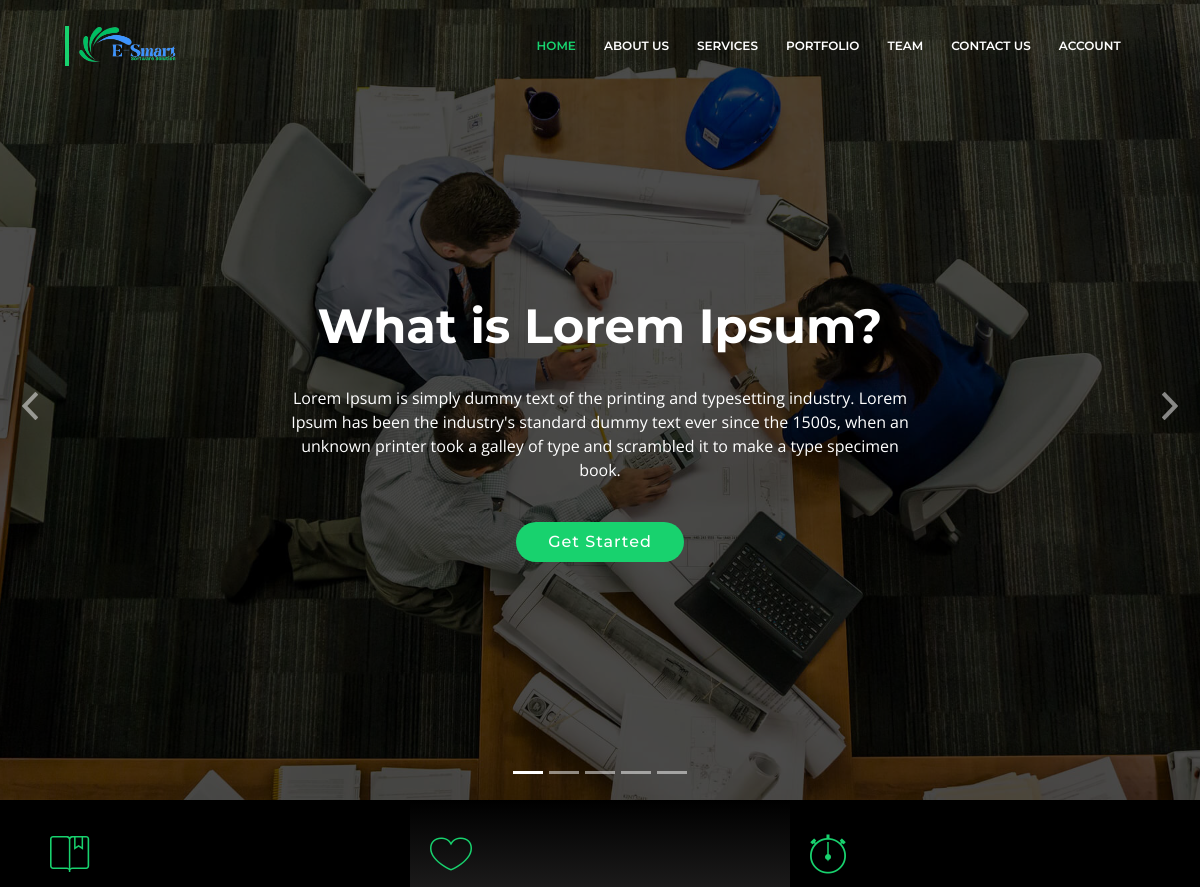
Before: / (upper part) with the older database file.
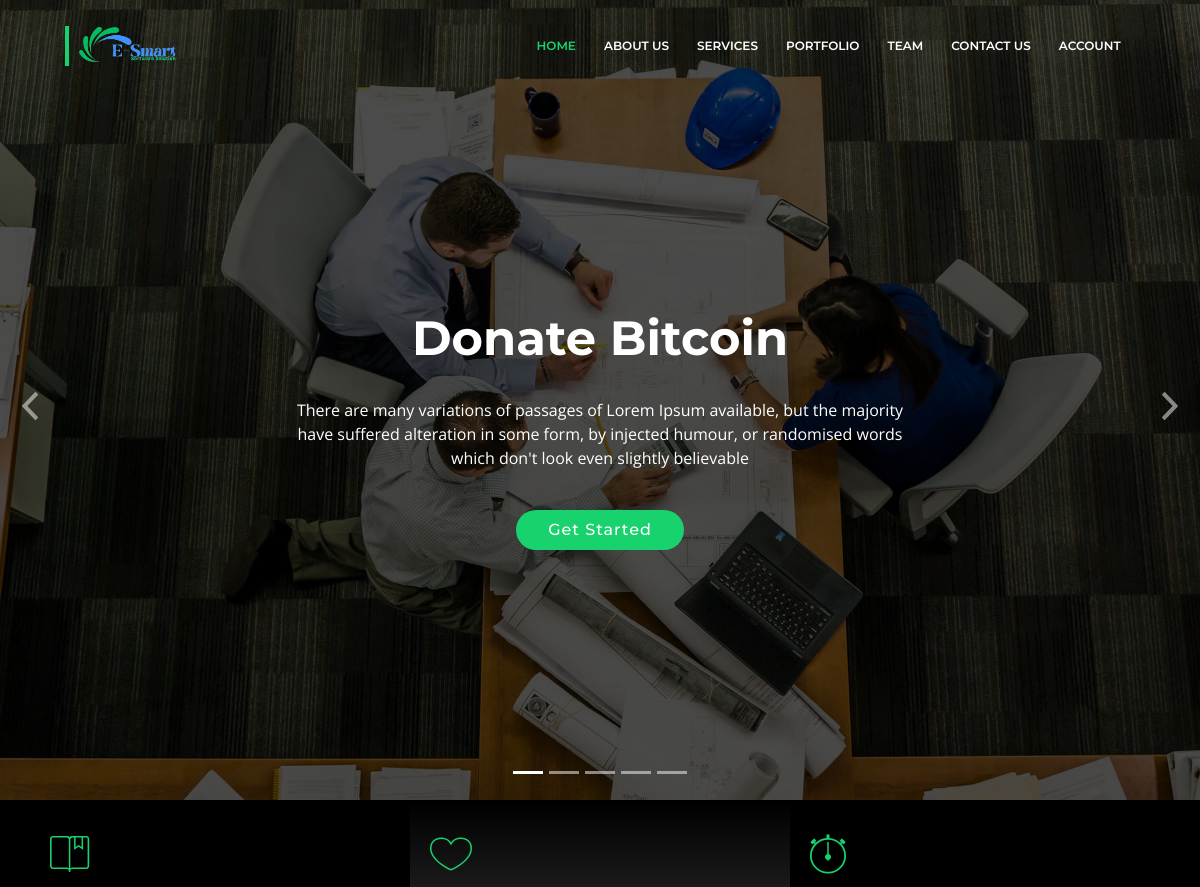
After: the same page with the newer database file.
### blog/models.py (models this page shows, shortened)
class News(models.Model):
    headline = models.CharField(max_length=150)
    body_text = models.TextField(max_length=300)
    created_at = models.DateTimeField(auto_now=True)

### blog/views.py (the view, shortened to what this page needs)
# urls.py: path('', views.index, name='index'),
def index(request):
    blogs = Post.objects.all().order_by('-created_at')[:3]
    project = Project.objects.all().order_by('-created_at')[:3]
    comments = Comment.objects.select_related('user').order_by('-created_at')[:5]
    skills = Skill.objects.all()
    team = Team.objects.all()
    num_project = project.count()
    num_team = team.count()
    news = News.objects.all().order_by('-created_at')
    contact = Contact.objects.all()
    query_form = QueryForm()
    context = {
        'comments':comments,
        'blogs':blogs,
        'project':project,
        'team_member':team,
        'query_form':query_form,
        'contact':contact,
        'skills':skills,
        'num_project':num_project,
        'num_team':num_team,
        'news':news
        }
    return render(request, 'index.html', context)

### templates/index.html (shortened to what this page needs)
{% load static %}
{% load i18n %}
<!DOCTYPE html>
<html lang="en">
<head>
  {% include './links/link.html' %}
</head>
<body>
  {% include './header.html' %}
  <section id="intro">
    <div class="intro-container">
      <div id="introCarousel" class="carousel  slide carousel-fade" data-ride="carousel">
        <ol class="carousel-indicators"></ol>
        <div class="carousel-inner" role="listbox">
          <div class="carousel-item active" style="background-image: url(static/img/intro-carousel/1.jpg)">
            <div class="carousel-container">
              <div class="container">
                {% for new in news %}
                {% if forloop.counter == 1 %}
                <h2 class="animate__animated animate__fadeInDown">{{new.headline}}</h2>
                <p class="animate__animated animate__fadeInUp">{{new.body_text}}</p>
                {% endif %}
                {% endfor %}
                <a href="#portfolio" class="btn-get-started scrollto animate__animated animate__fadeInUp">Get Started</a>
              </div>
            </div>
          </div>
        </div>
        <a class="carousel-control-prev" href="#introCarousel" role="button" data-slide="prev">
          <span class="carousel-control-prev-icon ion-chevron-left" aria-hidden="true"></span>
        </a>
        <a class="carousel-control-next" href="#introCarousel" role="button" data-slide="next">
          <span class="carousel-control-next-icon ion-chevron-right" aria-hidden="true"></span>
        </a>
      </div>
    </div>
  </section>
  <main id="main">
    <section id="featured-services">
      <div class="container">
        <div class="row">
          <div class="col-lg-4 box">
            <i class="ion-ios-bookmarks-outline"></i>
          </div>
          <div class="col-lg-4 box box-bg">
            <i class="ion-ios-heart-outline"></i>
          </div>
          <div class="col-lg-4 box">
            <i class="ion-ios-stopwatch-outline"></i>
          </div>
        </div>
      </div>
    </section>
  </main>
</body>
</html>

Changed rows visible on the page:
no longer on this page (row unchanged): News: headline "What is Lorem Ipsum?", body_text "Lorem Ipsum is simply dummy text of the printing and typesetting industry. Lorem Ipsum has been the industry's standard dummy text ever since the 1500s, when an unknown printer took a galley of type and scrambled it to make a type specimen book."
added News: headline "Donate Bitcoin", body_text "There are many variations of passages of Lorem Ipsum available, but the majority have suffered alteration in some form, by injected humour, or randomised words which don't look even slightly believable"
